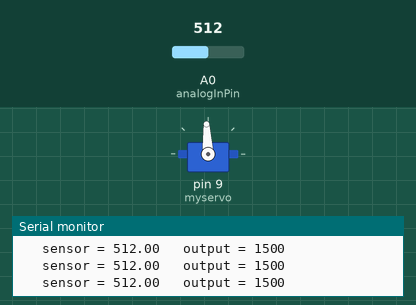
Simulated run of this sketch. Board: Arduino Uno, built with avr-gcc and run on an emulated ATmega328P. Shown: servo, the last lines printed to the serial monitor. The test bench sets the inputs (shaded band); at power-on: A0 (analogInPin) = 512.

Above: at 1.2 s.
1.3 s: A0 (analogInPin) set to 0
At 2.2 s:
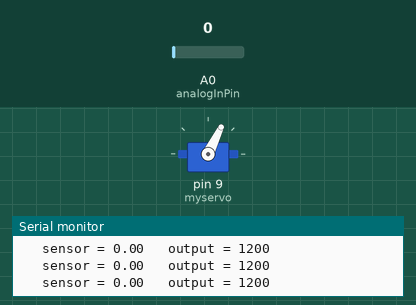
2.8 s: A0 (analogInPin) set to 716
At 3.3 s:
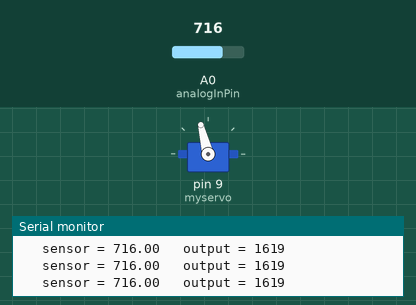
4.3 s: A0 (analogInPin) set to 1023
At 5.2 s:
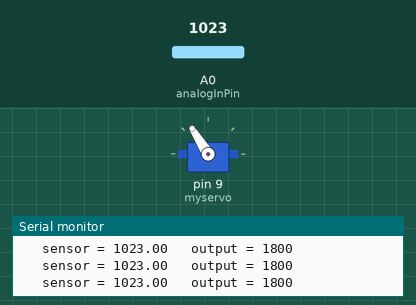
Timing chart, 0 to 7.3 s (numbered marks = the images above; inputs shaded):
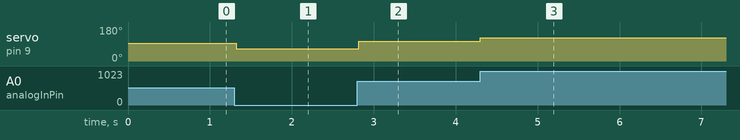

Measured:
- after the input at 1.3 s, servo on pin 9 (myservo): 93° → 64° at once
- after the input at 2.8 s, servo on pin 9 (myservo): 64° → 104° at once
- after the input at 4.3 s, servo on pin 9 (myservo): 104° → 122° at once

The sketch:

HoverThrottle2.ino
```cpp
#include <Servo.h>


Servo myservo;
const int analogInPin = A0;  // Analog input pin that the potentiometer is attached to

float sensorValue = 0;        // value read from the pot
int outputValue = 0;        // value output to the PWM (analog out)

void setup() {
  Serial.begin(9600);
  Serial.println("Redy");
  myservo.attach(9);
}

void loop() {
  // read the analog in value:
  sensorValue = analogRead(analogInPin);
  // map it to the range of the analog out:
  outputValue = map(sensorValue,0,1023,1200,1800);

  // change the analog out value:
  myservo.writeMicroseconds(outputValue);
  // print the results to the Serial Monitor:
  Serial.print("\t sensor = ");
  Serial.print(sensorValue);
  Serial.print("\t output = ");
  Serial.println(outputValue);

  // wait 2 milliseconds before the next loop for the analog-to-digital
  // converter to settle after the last reading:
  delay(2);
}
```
